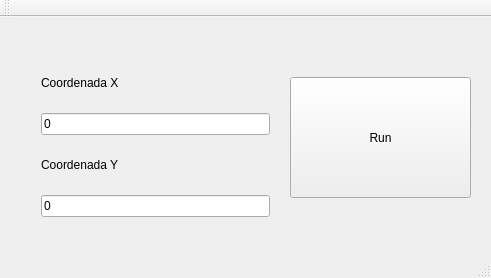
<?xml version="1.0" encoding="UTF-8"?>
<ui version="4.0">
 <class>oranela</class>
 <widget class="QMainWindow" name="oranela">
  <property name="geometry">
   <rect>
    <x>0</x>
    <y>0</y>
    <width>491</width>
    <height>278</height>
   </rect>
  </property>
  <property name="windowTitle">
   <string>oranela</string>
  </property>
  <widget class="QWidget" name="centralWidget">
   <widget class="QWidget" name="layoutWidget">
    <property name="geometry">
     <rect>
      <x>30</x>
      <y>30</y>
      <width>251</width>
      <height>181</height>
     </rect>
    </property>
    <layout class="QGridLayout" name="gridLayout">
     <item row="0" column="0">
      <widget class="QLabel" name="label">
       <property name="text">
        <string>Coordenada X</string>
       </property>
      </widget>
     </item>
     <item row="3" column="0">
      <widget class="QLineEdit" name="lab_y">
       <property name="text">
        <string>0</string>
       </property>
      </widget>
     </item>
     <item row="2" column="0">
      <widget class="QLabel" name="label_2">
       <property name="text">
        <string>Coordenada Y</string>
       </property>
      </widget>
     </item>
     <item row="1" column="0">
      <widget class="QLineEdit" name="lab_x">
       <property name="text">
        <string>0</string>
       </property>
      </widget>
     </item>
    </layout>
   </widget>
   <widget class="QPushButton" name="run_bot">
    <property name="geometry">
     <rect>
      <x>290</x>
      <y>60</y>
      <width>181</width>
      <height>121</height>
     </rect>
    </property>
    <property name="text">
     <string>Run</string>
    </property>
   </widget>
  </widget>
  <widget class="QToolBar" name="mainToolBar">
   <attribute name="toolBarArea">
    <enum>TopToolBarArea</enum>
   </attribute>
   <attribute name="toolBarBreak">
    <bool>false</bool>
   </attribute>
  </widget>
  <widget class="QStatusBar" name="statusBar"/>
 </widget>
 <layoutdefault spacing="6" margin="11"/>
 <resources/>
 <connections/>
</ui>
